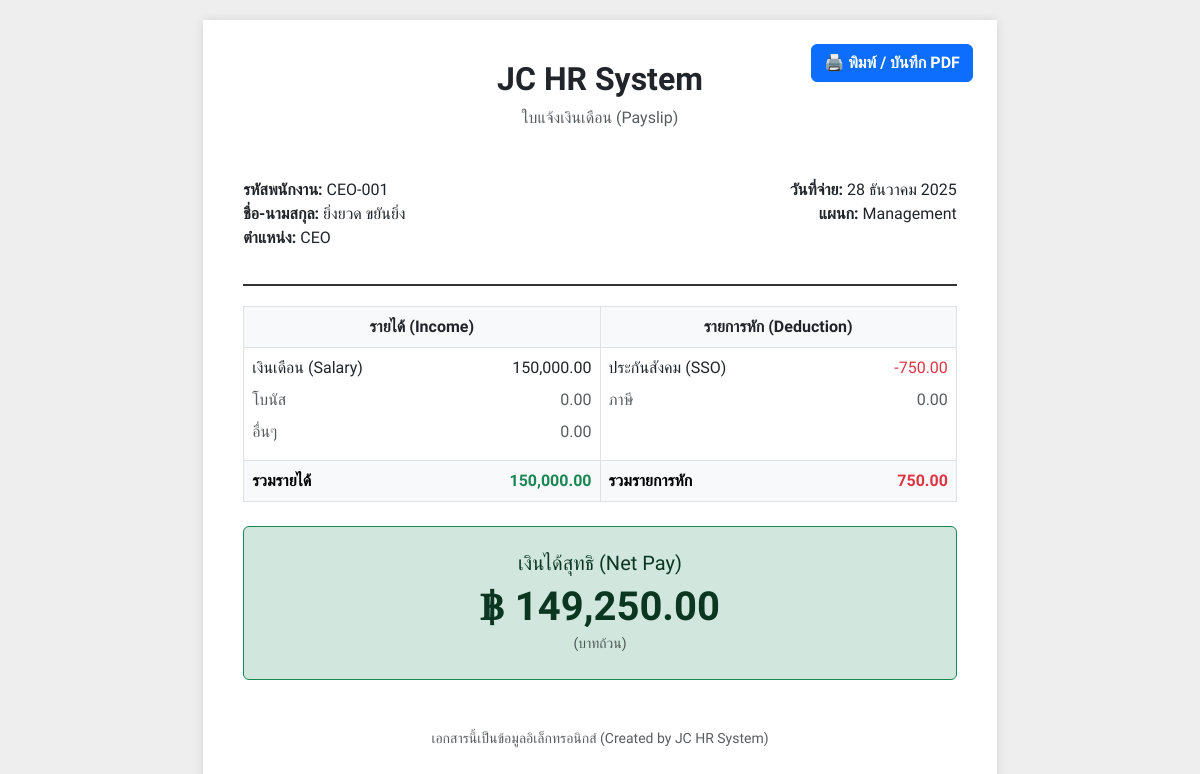
Screenshot of /employee/2/payslip/ (signed in) with the database file from the repository.
### employees/models.py (models this page shows, shortened)
class Employee(models.Model):
    STATUS_CHOICES = [
        ('ACTIVE', 'ทำงานอยู่'),
        ('PROBATION', 'ทดลองงาน'),
        ('RESIGNED', 'ลาออก'),
    ]
    user = models.OneToOneField(User, on_delete=models.CASCADE, null=True, blank=True)
    employee_id = models.CharField(max_length=20, unique=True, null=True, blank=True, verbose_name="รหัสพนักงาน")
    first_name = models.CharField(max_length=100, verbose_name="ชื่อจริง", default="")
    last_name = models.CharField(max_length=100, verbose_name="นามสกุล", default="")
    image = models.ImageField(upload_to='employee_images/', blank=True, null=True, verbose_name="รูปโปรไฟล์")
    position = models.CharField(max_length=100, verbose_name="ตำแหน่ง")
    department = models.CharField(max_length=100, verbose_name="แผนก")
    line_user_id = models.CharField(max_length=50, blank=True, null=True, help_text="ใส่ User ID ของ LINE (U...) เพื่อรับแจ้งเตือน")
    base_allowance = models.DecimalField(max_digits=10, decimal_places=2, default=15000, verbose_name="เงินเดือน")
    bonus_amount = models.DecimalField(max_digits=10, decimal_places=2, default=0, verbose_name="โบนัสสะสม")
    status = models.CharField(max_length=20, choices=STATUS_CHOICES, default='ACTIVE', verbose_name="สถานะ")
    phone_number = models.CharField(max_length=15, blank=True, null=True, verbose_name="เบอร์โทร")
    joined_date = models.DateField(auto_now_add=True, verbose_name="วันที่เริ่มงาน")
    created_at = models.DateTimeField(auto_now_add=True)
    updated_at = models.DateTimeField(auto_now=True)

### employees/views.py (the view)
# urls.py: path('employee/<int:emp_id>/payslip/', views.employee_payslip, name='employee_payslip'),
@login_required
def employee_payslip(request, emp_id):
    employee = get_object_or_404(Employee, pk=emp_id)
    salary = float(employee.base_allowance)
    sso_val = min(salary * 0.05, 750.0)
    total_income = salary
    net_salary = total_income - sso_val
    return render(request, 'employees/payslip.html', {
        'employee': employee,
        'salary': "{:,.2f}".format(salary),
        'total_income': "{:,.2f}".format(total_income),
        'sso': "{:,.2f}".format(sso_val),
        'net_salary': "{:,.2f}".format(net_salary),
        'today': timezone.now(),
    })

### employees/templates/employees/payslip.html (shortened to what this page needs)
<!DOCTYPE html>
<html lang="th">
<head>
    <link href="https://cdn.jsdelivr.net/npm/bootstrap@5.3.0/dist/css/bootstrap.min.css" rel="stylesheet">
</head>
<body>
    <div class="payslip-container position-relative">
        <div class="position-absolute top-0 end-0 p-4 no-print">
            <button onclick="window.print()" class="btn btn-primary fw-bold">
                🖨️ พิมพ์ / บันทึก PDF
            </button>
        </div>
        <div class="text-center mb-5">
            <h2 class="fw-bold">JC HR System</h2>
            <p class="text-muted mb-0">ใบแจ้งเงินเดือน (Payslip)</p>
        </div>
        <div class="row mb-4">
            <div class="col-6">
                <strong>รหัสพนักงาน:</strong> {{ employee.employee_id|default:"-" }}<br>
                <strong>ชื่อ-นามสกุล:</strong> {{ employee.first_name }} {{ employee.last_name }}<br>
                <strong>ตำแหน่ง:</strong> {{ employee.position }}
            </div>
            <div class="col-6 text-end">
                <strong>วันที่จ่าย:</strong> {{ today|date:"d F Y" }}<br>
                <strong>แผนก:</strong> {{ employee.department }}
            </div>
        </div>
        <div class="header-line"></div>
        <table class="table table-bordered table-custom">
            <thead>
                <tr>
                    <th class="text-center" style="width: 50%;">รายได้ (Income)</th>
                    <th class="text-center" style="width: 50%;">รายการหัก (Deduction)</th>
                </tr>
            </thead>
            <tbody>
                <tr>
                    <td valign="top">
                        <div class="d-flex justify-content-between mb-2">
                            <span>เงินเดือน (Salary)</span>
                            <span>{{ salary }}</span>
                        </div>
                        <div class="d-flex justify-content-between mb-2 text-muted">
                            <span>โบนัส</span>
                            <span>0.00</span>
                        </div>
                        <div class="d-flex justify-content-between mb-2 text-muted">
                            <span>อื่นๆ</span>
                            <span>0.00</span>
                        </div>
                    </td>
                    <td valign="top">
                        <div class="d-flex justify-content-between mb-2">
                            <span>ประกันสังคม (SSO)</span>
                            <span class="text-danger">-{{ sso }}</span>
                        </div>
                        <div class="d-flex justify-content-between mb-2 text-muted">
                            <span>ภาษี</span>
                            <span>0.00</span>
                        </div>
                    </td>
                </tr>
                <tr class="table-light fw-bold">
                    <td>
                        <div class="d-flex justify-content-between">
                            <span>รวมรายได้</span>
                            <span class="text-success">{{ total_income }}</span>
                        </div>
                    </td>
                    <td>
                        <div class="d-flex justify-content-between">
                            <span>รวมรายการหัก</span>
                            <span class="text-danger">{{ sso }}</span>
                        </div>
                    </td>
                </tr>
            </tbody>
        </table>
        <div class="alert alert-success mt-4 p-4 text-center border-success">
            <h5 class="mb-2">เงินได้สุทธิ (Net Pay)</h5>
            <h1 class="fw-bold mb-0">฿ {{ net_salary }}</h1>
            <small class="text-muted">(บาทถ้วน)</small>
        </div>
        <div class="mt-5 text-center text-muted small">
            <p>เอกสารนี้เป็นข้อมูลอิเล็กทรอนิกส์ (Created by JC HR System)</p>
        </div>
    </div>
</body>
</html>

### employees/templates/employees/payslip.html (style rules this page uses)
body { font-family: 'Sarabun', sans-serif; background: #eee; padding: 20px; }
.payslip-container { background: white; width: 210mm; min-height: 297mm; margin: auto; padding: 40px; box-shadow: 0 0 10px rgba(0,0,0,0.1); }
.header-line { border-bottom: 2px solid #333; margin-bottom: 20px; padding-bottom: 10px; }
.table-custom th { background-color: #f8f9fa; }

### rows the page displays
Employee: employee_id "CEO-001", first_name "ยิ่งยวด", last_name "ขยันยิ่ง", position "CEO", department "Management"

### other values shown
{{ salary }} "150,000.00"
{{ sso }} "750.00"
{{ total_income }} "150,000.00"
{{ net_salary }} "149,250.00"
